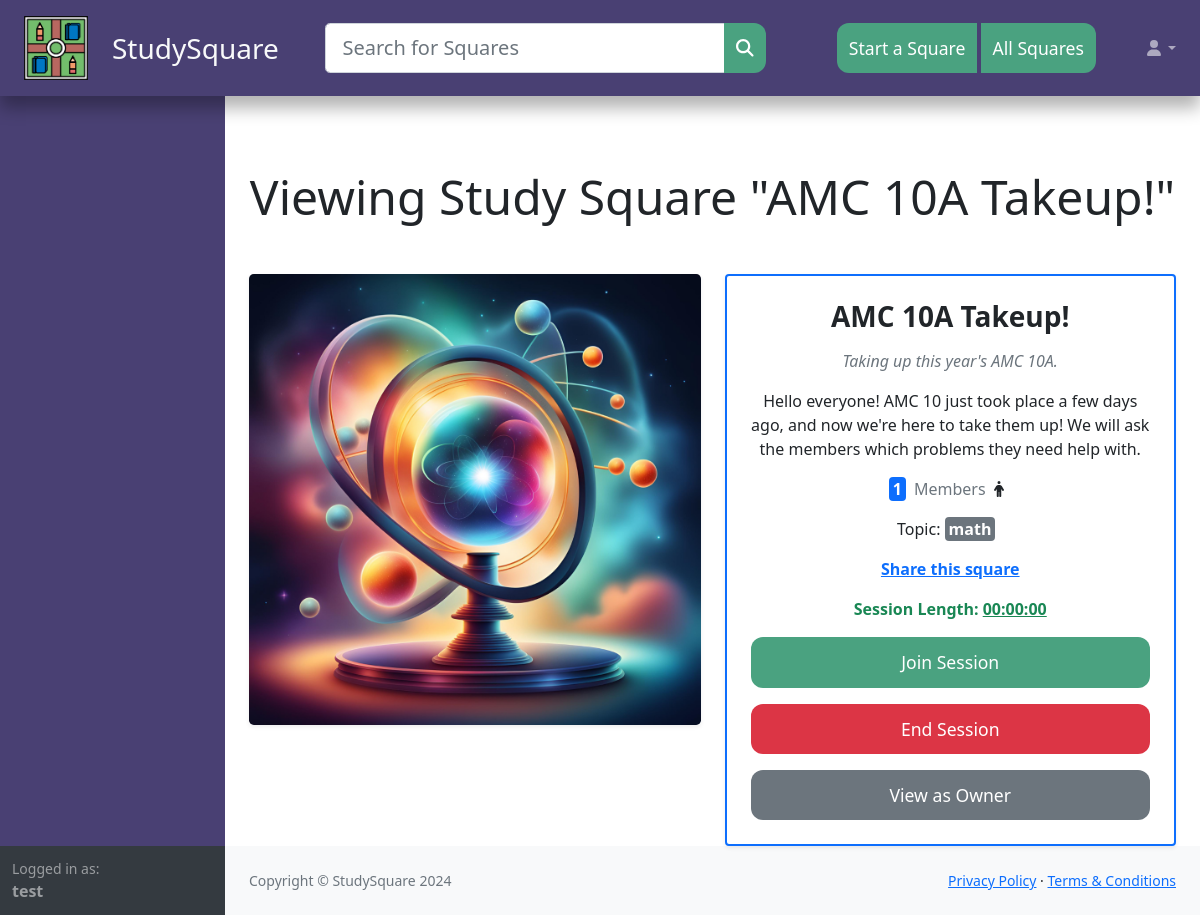
The page /square/FIVZBJ (signed in) on the database its author committed.
### tables this page shows
CREATE TABLE 'squares' (
                'id' varchar(6) NOT NULL UNIQUE,
                'name' varchar(256) NOT NULL,
                'creator' integer NOT NULL,
                'create_date' datetime NOT NULL DEFAULT(0),
                'preview' varchar(200),
                'description' varchar(1000),
                'public' boolean NOT NULL DEFAULT(1),
                'members' integer NOT NULL DEFAULT(1),
                'meeting_code' varchar(64) NOT NULL,
                'image_type' integer NOT NULL,
                'topic' varchar(64) NOT NULL
            );

### views/square.py (the view)
@api.route("/<square_id>")
@login_required
def square(square_id):
    data = db.execute("SELECT * FROM squares WHERE id = :sid", sid=square_id)
    if not data:
        flash("Square not found", "error")
        return redirect("/squares")
    return render_template("square/square.html", data=data[0])

### application.py (called while the page is built)
@app.after_request
def security_policies(response):
    response.headers['Strict-Transport-Security'] = 'max-age=31536000; includeSubDomains'
    response.headers['X-Content-Type-Options'] = 'nosniff'
    response.headers['X-Frame-Options'] = 'SAMEORIGIN'
    response.headers['X-XSS-Protection'] = '1; mode=block'
    return response

### helpers.py (called while the page is built)
def login_required(f):
    @wraps(f)
    def decorated_function(*args, **kwargs):
        if session.get("user_id") is None:
            return redirect("/login?next=" + urllib.parse.quote(request.full_path))
        return f(*args, **kwargs)
    return decorated_function

### templates/square/square.html (shortened to what this page needs)
{% extends "layout.html" %}
{% block main %}
<h1 class="my-5 text-center pt-4 display-5">Viewing Study Square "{{ data.name }}"</h1>
<div class="row g-4">
    <div class="col-xl-6">
        <div class="card shadow-sm border-0">
            <div class="card-img-container position-relative">
                <img src="/static/square{{ data.image_type }}.png" class="card-img-top rounded-3" alt="{{ data.name }}">
            </div>
        </div>
    </div>
    <div class="col-xl-6">
        <div class="card shadow-sm border-2 border-primary">
            <div class="card-body p-4">
                <div class="text-center">
                    <h3 class="card-title fw-bold text-dark mb-3">{{ data.name }}</h3>
                    <p id="preview" class="text-muted fst-italic">{{ data.preview }}</p>
                    <p id="desc" class="text-dark">{{ data.description }}</p>
                    <div class="d-flex justify-content-center align-items-center mb-3">
                        <span class="badge bg-primary fs-6 p-1 me-2">{{ data.members }}</span>
                        <span class="text-muted">Members</span>
                        <i class="fas fa-person d-md-inline-block mx-2"></i>
                    </div>
                    <div class="mb-3">
                        Topic:
                        <span class="badge bg-secondary fs-6 p-1 me-2">{{ data.topic }}</span>
                    </div>
                    <a href="#" id="share-link" class="text-primary fw-bold d-block mb-3">Share this square</a>
                    <p class="text-success fw-bold">Session Length: <span id="session-length"><u>00:00:00</u></span></p>
                    <a class="btn btn-primary btn-lg mb-3 w-100" href="https://meet.google.com/{{ data.meeting_code }}">Join Session</a>
                    <button class="btn btn-danger w-100 mb-3">End Session</button>
                    {% if data.creator == session.user_id %}
                        <a class="btn btn-secondary w-100" href="/square/{{ data.id }}/ownerview">View as Owner</a>
                    {% endif %}
                </div>
            </div>
        </div>
    </div>
</div>
{% endblock %}

### templates/layout.html (style rules this page uses)
.btn { border: none; border-radius: 12px; padding: 0.75rem; transition: background-color 0.3s ease, transform 0.2s ease; font-size: 1.1rem; }
.btn-primary { background-color: #4aa280; }

### rows shown on the page
squares: name "AMC 10A Takeup!", preview "Taking up this year's AMC 10A.", description "Hello everyone! AMC 10 just took place a few days ago, and now we're here to take them up! We will ask the members which problems they need help with.", members "1", topic "math"

### other values the page prints
{{ session.username }} "test"
